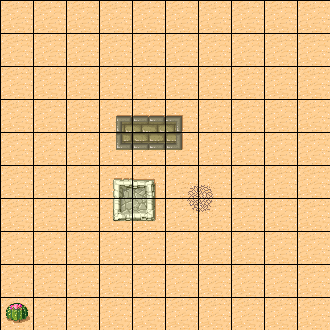

This game map was drawn from its Tiled (.tmx) file and the tilesets committed beside it. A one-line description and the full map source follow:
An orthogonal 10x10 tile map with 33x33 px tiles, 1 tile layer (Tile Layer 1), 3 tilesets and 6 objects (Block).

<map version="1.0" orientation="orthogonal" renderorder="right-down" width="10" height="10" tilewidth="33" tileheight="33" nextobjectid="24">
 <tileset firstgid="1" source="tmw_desert_spacing.tsx" />
 <tileset firstgid="49" source="sewer_tileset.tsx" />
 <tileset firstgid="121" name="my" tilewidth="33" tileheight="33" tilecount="48" columns="8">
  <image source="tmw_desert_spacing.png" width="265" height="199" />
 </tileset>
 <layer name="Tile Layer 1" width="10" height="10">
  <properties>
   <property name="PropertyB" type="bool" value="true" />
   <property name="PropertyC" type="color" value="" />
   <property name="PropertyF" type="float" value="0" />
   <property name="PropertyFile" type="file" value="" />
   <property name="PropertyInt" type="int" value="0" />
   <property name="PropertyString" value="" />
  </properties>
  <data>
   <tile gid="30" />
   <tile gid="30" />
   <tile gid="30" />
   <tile gid="30" />
   <tile gid="30" />
   <tile gid="30" />
   <tile gid="30" />
   <tile gid="30" />
   <tile gid="30" />
   <tile gid="30" />
   <tile gid="30" />
   <tile gid="30" />
   <tile gid="30" />
   <tile gid="30" />
   <tile gid="30" />
   <tile gid="30" />
   <tile gid="30" />
   <tile gid="30" />
   <tile gid="30" />
   <tile gid="30" />
   <tile gid="30" />
   <tile gid="30" />
   <tile gid="30" />
   <tile gid="30" />
   <tile gid="30" />
   <tile gid="30" />
   <tile gid="30" />
   <tile gid="30" />
   <tile gid="30" />
   <tile gid="30" />
   <tile gid="30" />
   <tile gid="30" />
   <tile gid="30" />
   <tile gid="1" />
   <tile gid="2" />
   <tile gid="3" />
   <tile gid="30" />
   <tile gid="30" />
   <tile gid="30" />
   <tile gid="30" />
   <tile gid="30" />
   <tile gid="30" />
   <tile gid="30" />
   <tile gid="17" />
   <tile gid="18" />
   <tile gid="19" />
   <tile gid="30" />
   <tile gid="30" />
   <tile gid="30" />
   <tile gid="30" />
   <tile gid="30" />
   <tile gid="30" />
   <tile gid="30" />
   <tile gid="25" />
   <tile gid="27" />
   <tile gid="6" />
   <tile gid="8" />
   <tile gid="30" />
   <tile gid="30" />
   <tile gid="30" />
   <tile gid="30" />
   <tile gid="30" />
   <tile gid="30" />
   <tile gid="41" />
   <tile gid="43" />
   <tile gid="22" />
   <tile gid="24" />
   <tile gid="30" />
   <tile gid="30" />
   <tile gid="30" />
   <tile gid="30" />
   <tile gid="30" />
   <tile gid="30" />
   <tile gid="30" />
   <tile gid="30" />
   <tile gid="30" />
   <tile gid="30" />
   <tile gid="30" />
   <tile gid="30" />
   <tile gid="30" />
   <tile gid="30" />
   <tile gid="30" />
   <tile gid="30" />
   <tile gid="30" />
   <tile gid="30" />
   <tile gid="30" />
   <tile gid="30" />
   <tile gid="30" />
   <tile gid="30" />
   <tile gid="30" />
   <tile gid="31" />
   <tile gid="30" />
   <tile gid="30" />
   <tile gid="30" />
   <tile gid="30" />
   <tile gid="30" />
   <tile gid="30" />
   <tile gid="30" />
   <tile gid="30" />
   <tile gid="30" />
  </data>
 </layer>
 <objectgroup name="Object Layer 1">
  <object id="6" name="b" type="Block" gid="32" x="0" y="65" width="65" height="65" />
  <object id="9" gid="40" x="297" y="330" width="33" height="33" />
  <object id="10" gid="49" x="165" y="33" width="24" height="24" />
 </objectgroup>
 <objectgroup name="Object Layer 2" offsetx="33" offsety="0">
  <object id="11" gid="32" x="0" y="33" width="33" height="33" />
  <object id="15" x="131" y="8" width="25" height="25" />
  <object id="23" x="276.909" y="328">
   <polyline points="0,0 -5.18182,-1.18182 -8.09091,-3.18182 -11,-4.18182 -10.9091,-6.09091 -9.09091,-6.45455 -8.18182,-7.90909 -6.90909,-9.63636 -9.27273,-11.1818 -11.6364,-15.8182 -6.63636,-16.2727 -8.72727,-25.1818 -3.18182,-25.5455 -3.09091,-29.5455 1.27273,-29.2727 6.36364,-26.0909 10.0909,-27.8182 12.1818,-25.0909 13,-22.1818 14,-18.5455 17.3636,-18.3636 17.2727,-11.1818 15.3636,-8.36364 16.6364,-6.72727 15.4545,-5.45455 16.3636,-3.63636 15.0909,-1.90909 7.54545,0.181818 0.0909091,0" />
  </object>
 </objectgroup>
</map>
